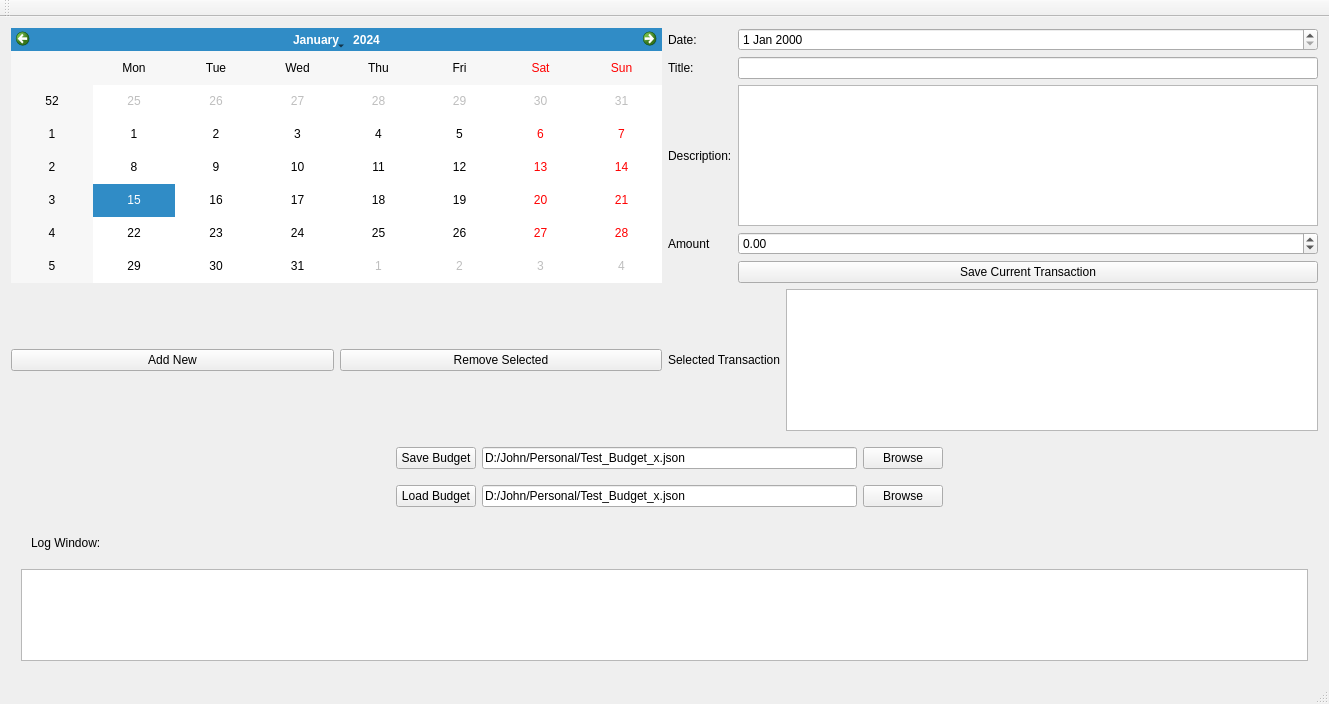
<?xml version="1.0" encoding="UTF-8"?>
<ui version="4.0">
 <class>MainWindow</class>
 <widget class="QMainWindow" name="MainWindow">
  <property name="geometry">
   <rect>
    <x>0</x>
    <y>0</y>
    <width>1329</width>
    <height>704</height>
   </rect>
  </property>
  <property name="windowTitle">
   <string>MainWindow</string>
  </property>
  <widget class="QWidget" name="centralWidget">
   <layout class="QGridLayout" name="gridLayout_3">
    <item row="0" column="0">
     <layout class="QGridLayout" name="gridLayout_2">
      <item row="1" column="1">
       <layout class="QHBoxLayout" name="horizontalLayout_2">
        <item>
         <widget class="QLabel" name="label_5">
          <property name="text">
           <string>Selected Transaction</string>
          </property>
         </widget>
        </item>
        <item>
         <widget class="QListWidget" name="TransactionListWidget"/>
        </item>
       </layout>
      </item>
      <item row="1" column="0">
       <layout class="QHBoxLayout" name="horizontalLayout">
        <item>
         <widget class="QPushButton" name="AddNewTransactionButton">
          <property name="text">
           <string>Add New</string>
          </property>
         </widget>
        </item>
        <item>
         <widget class="QPushButton" name="RemoveSelectedButton">
          <property name="text">
           <string>Remove Selected</string>
          </property>
         </widget>
        </item>
       </layout>
      </item>
      <item row="0" column="0">
       <widget class="QCalendarWidget" name="calendarWidget"/>
      </item>
      <item row="0" column="1">
       <layout class="QGridLayout" name="gridLayout">
        <item row="2" column="0">
         <widget class="QLabel" name="label_2">
          <property name="text">
           <string>Description:</string>
          </property>
         </widget>
        </item>
        <item row="3" column="1">
         <widget class="QDoubleSpinBox" name="ValueSpinBox">
          <property name="minimum">
           <double>-999999999.000000000000000</double>
          </property>
          <property name="maximum">
           <double>9999999999.000000000000000</double>
          </property>
         </widget>
        </item>
        <item row="0" column="0">
         <widget class="QLabel" name="label_4">
          <property name="text">
           <string>Date:</string>
          </property>
         </widget>
        </item>
        <item row="1" column="0">
         <widget class="QLabel" name="label">
          <property name="text">
           <string>Title:</string>
          </property>
         </widget>
        </item>
        <item row="3" column="0">
         <widget class="QLabel" name="label_3">
          <property name="text">
           <string>Amount</string>
          </property>
         </widget>
        </item>
        <item row="0" column="1">
         <widget class="QDateEdit" name="DateEdit"/>
        </item>
        <item row="1" column="1">
         <widget class="QLineEdit" name="TitleLineEdit"/>
        </item>
        <item row="2" column="1">
         <widget class="QTextEdit" name="DescriptionsTextEdit"/>
        </item>
        <item row="4" column="1">
         <widget class="QPushButton" name="SaveTransactionButton">
          <property name="text">
           <string>Save Current Transaction</string>
          </property>
         </widget>
        </item>
       </layout>
      </item>
     </layout>
    </item>
    <item row="3" column="0">
     <layout class="QVBoxLayout" name="verticalLayout">
      <property name="leftMargin">
       <number>10</number>
      </property>
      <property name="topMargin">
       <number>10</number>
      </property>
      <property name="rightMargin">
       <number>10</number>
      </property>
      <property name="bottomMargin">
       <number>10</number>
      </property>
      <item>
       <layout class="QHBoxLayout" name="horizontalLayout_5">
        <property name="leftMargin">
         <number>10</number>
        </property>
        <property name="topMargin">
         <number>10</number>
        </property>
        <property name="rightMargin">
         <number>10</number>
        </property>
        <property name="bottomMargin">
         <number>10</number>
        </property>
        <item>
         <widget class="QLabel" name="label_6">
          <property name="text">
           <string>Log Window:</string>
          </property>
         </widget>
        </item>
        <item>
         <spacer name="horizontalSpacer_3">
          <property name="orientation">
           <enum>Qt::Horizontal</enum>
          </property>
          <property name="sizeHint" stdset="0">
           <size>
            <width>40</width>
            <height>20</height>
           </size>
          </property>
         </spacer>
        </item>
       </layout>
      </item>
      <item>
       <widget class="QTextEdit" name="LogWindowTextEdit"/>
      </item>
     </layout>
    </item>
    <item row="1" column="0">
     <layout class="QHBoxLayout" name="horizontalLayout_3">
      <property name="leftMargin">
       <number>10</number>
      </property>
      <property name="topMargin">
       <number>10</number>
      </property>
      <item>
       <spacer name="horizontalSpacer">
        <property name="orientation">
         <enum>Qt::Horizontal</enum>
        </property>
        <property name="sizeHint" stdset="0">
         <size>
          <width>40</width>
          <height>20</height>
         </size>
        </property>
       </spacer>
      </item>
      <item>
       <widget class="QPushButton" name="SaveBudgetPushButton">
        <property name="text">
         <string>Save Budget</string>
        </property>
       </widget>
      </item>
      <item>
       <widget class="QLineEdit" name="BudgetSaveLineEdit">
        <property name="text">
         <string>D:/John/Personal/Test_Budget_x.json</string>
        </property>
       </widget>
      </item>
      <item>
       <widget class="QPushButton" name="SaveBudgetBrowseButton">
        <property name="text">
         <string>Browse</string>
        </property>
       </widget>
      </item>
      <item>
       <spacer name="horizontalSpacer_2">
        <property name="orientation">
         <enum>Qt::Horizontal</enum>
        </property>
        <property name="sizeHint" stdset="0">
         <size>
          <width>40</width>
          <height>20</height>
         </size>
        </property>
       </spacer>
      </item>
     </layout>
    </item>
    <item row="2" column="0">
     <layout class="QHBoxLayout" name="horizontalLayout_4">
      <property name="leftMargin">
       <number>10</number>
      </property>
      <property name="topMargin">
       <number>10</number>
      </property>
      <item>
       <spacer name="horizontalSpacer_4">
        <property name="orientation">
         <enum>Qt::Horizontal</enum>
        </property>
        <property name="sizeHint" stdset="0">
         <size>
          <width>40</width>
          <height>20</height>
         </size>
        </property>
       </spacer>
      </item>
      <item>
       <widget class="QPushButton" name="LoadBudgetPushButton">
        <property name="text">
         <string>Load Budget</string>
        </property>
       </widget>
      </item>
      <item>
       <widget class="QLineEdit" name="BudgetLoadLineEdit">
        <property name="text">
         <string>D:/John/Personal/Test_Budget_x.json</string>
        </property>
       </widget>
      </item>
      <item>
       <widget class="QPushButton" name="LoadBudgetBrowseButton">
        <property name="text">
         <string>Browse</string>
        </property>
       </widget>
      </item>
      <item>
       <spacer name="horizontalSpacer_5">
        <property name="orientation">
         <enum>Qt::Horizontal</enum>
        </property>
        <property name="sizeHint" stdset="0">
         <size>
          <width>40</width>
          <height>20</height>
         </size>
        </property>
       </spacer>
      </item>
     </layout>
    </item>
   </layout>
  </widget>
  <widget class="QMenuBar" name="menuBar">
   <property name="geometry">
    <rect>
     <x>0</x>
     <y>0</y>
     <width>1329</width>
     <height>25</height>
    </rect>
   </property>
  </widget>
  <widget class="QToolBar" name="mainToolBar">
   <attribute name="toolBarArea">
    <enum>TopToolBarArea</enum>
   </attribute>
   <attribute name="toolBarBreak">
    <bool>false</bool>
   </attribute>
  </widget>
  <widget class="QStatusBar" name="statusBar"/>
 </widget>
 <layoutdefault spacing="6" margin="11"/>
 <resources/>
 <connections/>
</ui>
